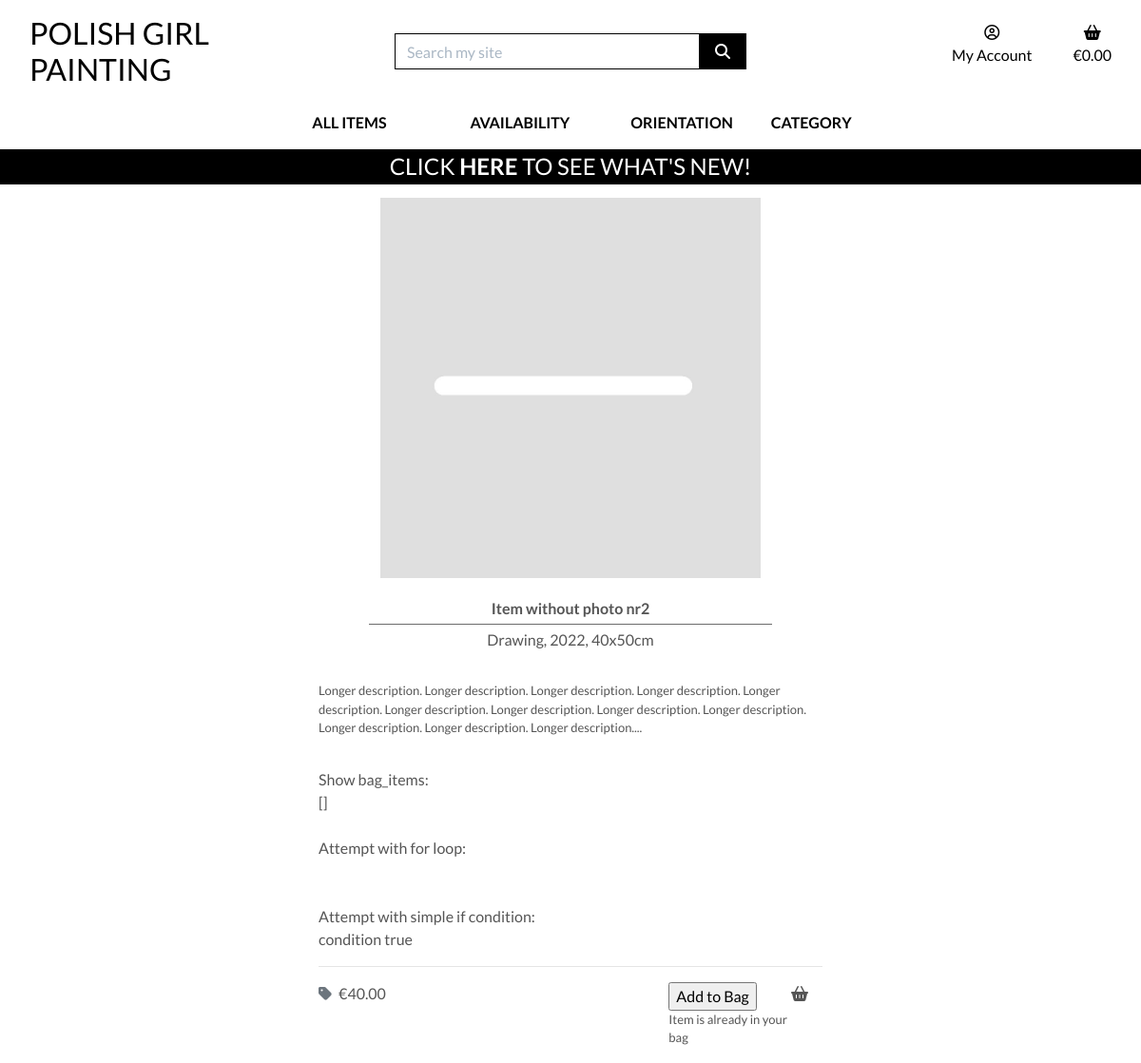
Before: /products/3/ with the older database file.
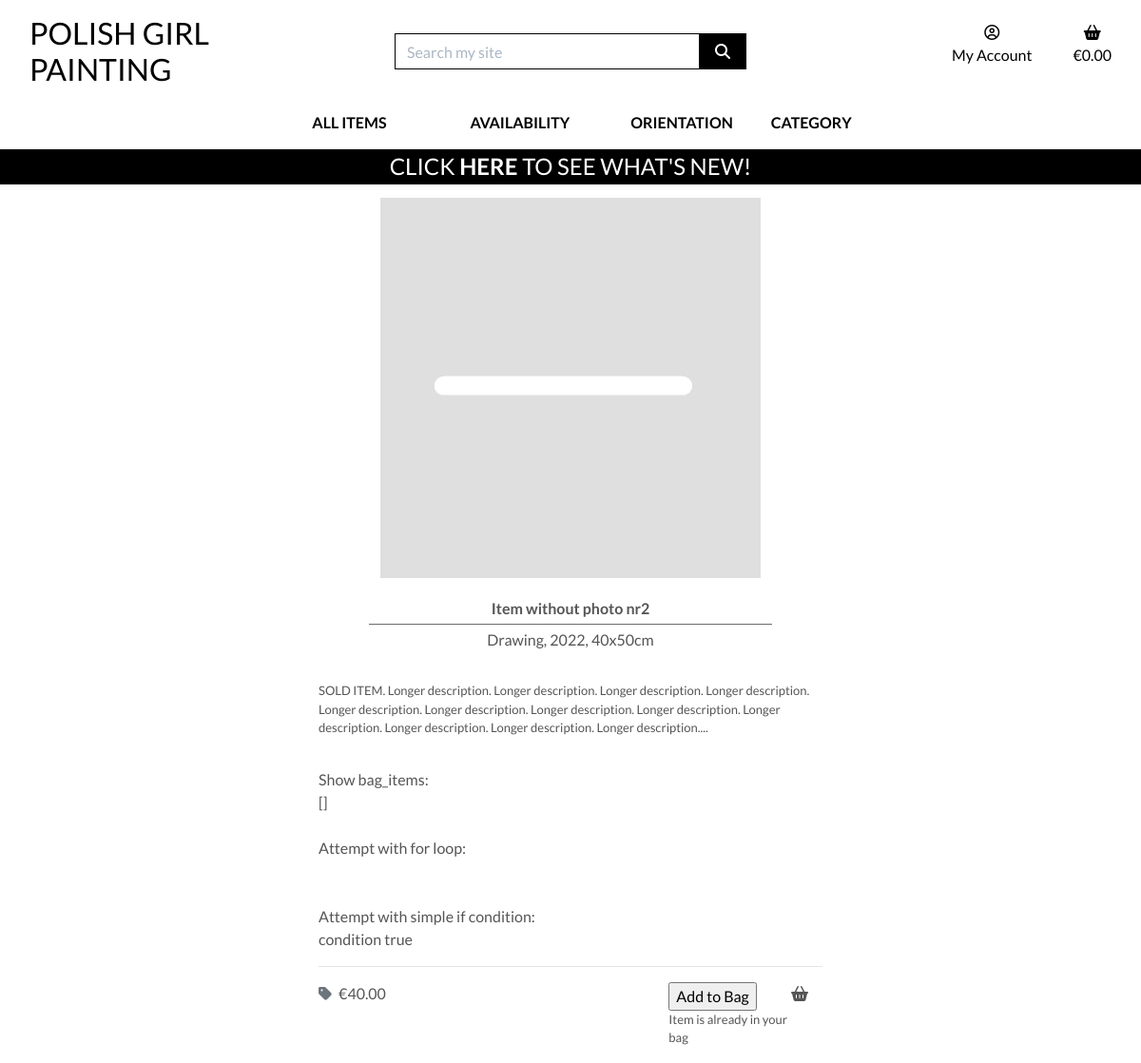
After: the same page with the newer database file.
### products/models.py (models this page shows, shortened)
class Product(models.Model):
    sku = models.CharField(
        max_length=254,
        null=True,
        blank=True)
    title = models.CharField(
        max_length=254,
        unique=True)
    excerpt = models.TextField(
        blank=True)
    description = models.TextField()
    price = models.DecimalField(
        max_digits=6,
        decimal_places=2,
        null=True,
        blank=True)
    image = models.ImageField(
        null=True,
        blank=True)
    category = models.ForeignKey(
        'Category',
        null=True,
        blank=True,
        on_delete=models.SET_NULL)
    orientation = models.CharField(
        max_length=9,
        choices=ORIENTATION,
        null=True,
        blank=True)
    is_unique = models.BooleanField(
        default=True)
    priority = models.CharField(
        max_length=10,
        choices=PRIORITY_CHOICES,
        default="3 - Normal",
        null=True,
        blank=True)
    highlight = models.BooleanField(
        default=False)
    available = models.BooleanField(
        default=True)
    live = models.BooleanField(
        default=False)
    created_on = models.DateTimeField(
        auto_now_add=True)
    updated_on = models.DateTimeField(
        auto_now=True)
    class Meta:
        ordering = ['priority', 'created_on']

### products/views.py (the view)
def product_detail(request, product_id):
    product = get_object_or_404(Product, pk=product_id)
    context = {
        'product': product,
    }
    return render(request, 'products/product_detail.html', context)

### bag/contexts.py (called while the page is built, shortened)
def bag_contents(request):
    bag_items = []
    total = 0
    product_count = 0
    bag = request.session.get('bag', {})
    if total < settings.FREE_DELIVERY_THRESHOLD and total > 0:
        min_charge = settings.DELIVERY_MIN_CHARGE
        delivery = max(
            total * Decimal(settings.STANDARD_DELIVERY_PERCENTAGE / 100),
            min_charge)
        free_delivery_delta = settings.FREE_DELIVERY_THRESHOLD - total
    else:
        delivery = 0
        free_delivery_delta = 0
    grand_total = delivery + total
    context = {
        'bag_items': bag_items,
        'total': total,
        'product_count': product_count,
        'delivery': delivery,
        'free_delivery_delta': free_delivery_delta,
        'free_delivery_threshold': settings.FREE_DELIVERY_THRESHOLD,
        'grand_total': grand_total,
    }
    return context

### products/templates/products/product_detail.html (shortened to what this page needs)
{% extends "base.html" %}
{% load static %}
{% block page_header %}
    <div class="container header-container">
    </div>
{% endblock %}
{% block content %}
    <div class="container-fluid">
        <div class="row">
            <div class="col-12 col-md-8 offset-md-2 col-lg-6 offset-lg-3 mt-5">
                <div class="image-container text-center">
                    {% if product.image %}
                        <a href="{{ product.image.url }}" target="_blank">
                            <img src="{{ product.image.url }}" alt="{{ product.title }}" class="card-img-top img-fluid">
                        </a>
                    {% else %}
                        <a href="">
                            <img src="{{ MEDIA_URL }}placeholder.jpg" alt="{{ product.title }}" class="card-image-top img-fluid">
                        </a>
                    {% endif %}
                </div>
                <div class="card-body text-center">
                    <p class="mb-0 font-weight-bold">{{ product.title }}</p>
                    <hr class="hr-middle">
                    <p class="mb-0">{{ product.excerpt }}</p>
                </div>
                <div class="card-footer">
                    <div class="row">
                        <div class="col">
                            <p class="description">
                                {{ product.description }}
                            </p>
                            Show bag_items:<br>
                            {{ bag_items }}
                            <br><br>
                            Attempt with for loop:<br>
                            <br><br>
                            Attempt with simple if condition:<br>
                            {% if item.item_id == bag_items.item_id %}
                                condition true <br>
                            {% else %}
                                {{ item.item_id }}
                                {{ bag_items.item_id }}
                            {% endif %}
                            <hr>
                            {% if product.price %}
                                <div class="float-left">
                                    <i class="fas fa-tag mr-1 text-muted"></i> &euro;{{ product.price }}
                                </div>
                                <div class="col-4 float-right align-middle">
                                    <form class="form" action="{% url 'add_to_bag' product.id %}" method="POST">
                                        <div>
                                            <input type="submit" value="Add to Bag">
                                            <i class="fas fa-shopping-basket float-right mt-1"></i>
                                            <p>
                                                Item is already in your bag
                                            </p>
                                        </div>
                                    </form>
                                </div>
                            {% endif %}
                        </div>
                    </div>
                </div>
            </div>
        </div>
    </div>
{% endblock %}

Changed rows visible on the page:
changed Product "Item without photo nr2": description "Longer description. Longer description.…" → "SOLD ITEM. Longer description. Longer description.…"
